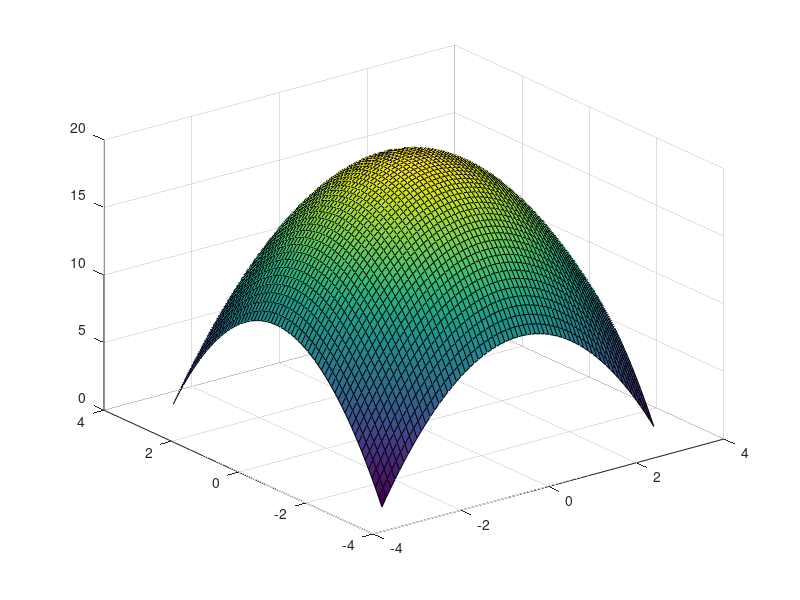

MATLAB code to generate this figure: (Note: this script raises an error after producing the figure.)
[X, Y] = meshgrid(-pi:0.1:pi, -pi:0.1:pi);
Z = 20 - X.*X - Y.*Y;

surf(X, Y, Z);
hold on

t = linspace(0,1);

fx = 1;
fy = 1;

x0 = 0;
y0 = -1;

x = x0 + fx*t;
y = y0 + fy*t;

dZdX = f(2*X);
dZdY = f(2*Y);

nx = -dZdX(x);
ny = -dZdY(y);
nz = 1;

n = [nx; ny; nz] ./ sqrt(nx.^2 + ny.^2 + nz.^2);

plot3(n(1), n(2), n(3))

hold off

